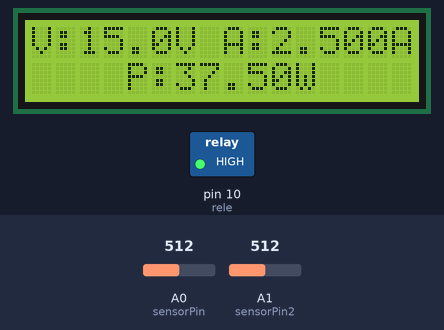
Simulated run of this sketch. Board: Arduino Uno, built with avr-gcc and run on an emulated ATmega328P. On the bench: 16×2 character LCD, switched loads named in the sketch (green lamp = pin HIGH). Inputs (shaded band) come from the test bench; at power-on: A0 (sensorPin) = 512, A1 (sensorPin2) = 512. What the sketch prints to the serial monitor is not drawn.

Above: at 2.2 s.
2.3 s: A0 (sensorPin) set to 234
At 3.8 s:
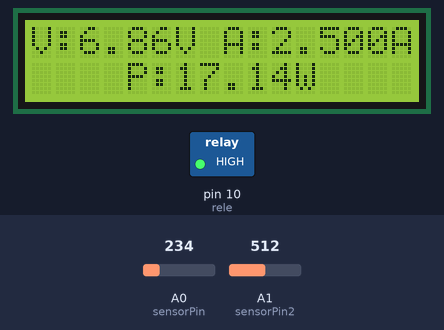
4.3 s: A0 (sensorPin) set to 203
At 5.7 s:
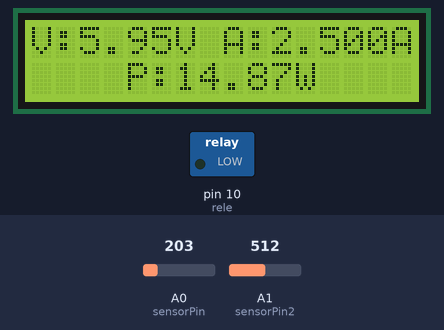
6.2 s: A1 (sensorPin2) set to 360
At 7.6 s:
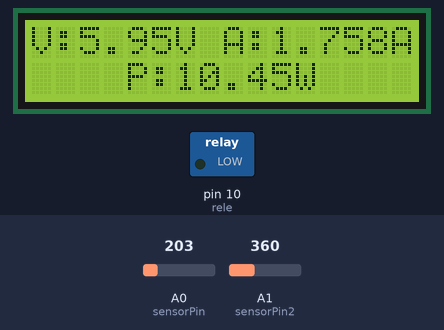
7.9 s: A1 (sensorPin2) set to 335
At 9.5 s:
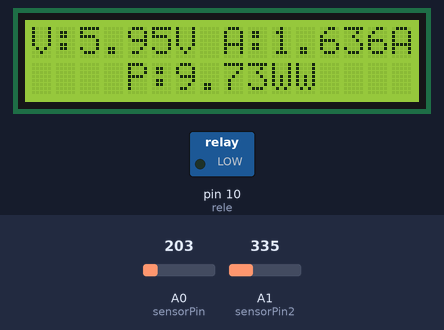
9.8 s: A0 (sensorPin) set to 280
At 11.2 s:
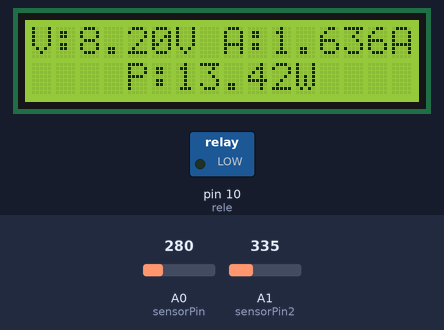
11.5 s: A0 (sensorPin) set to 299
At 12.2 s:
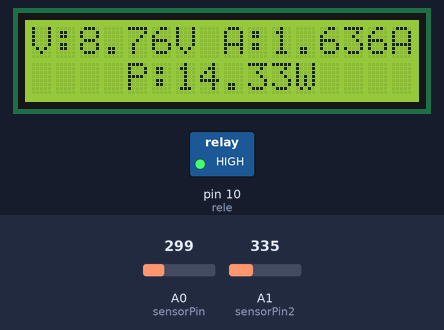
Timing chart, 0 to 14.3 s (numbered marks = the images above; inputs shaded):
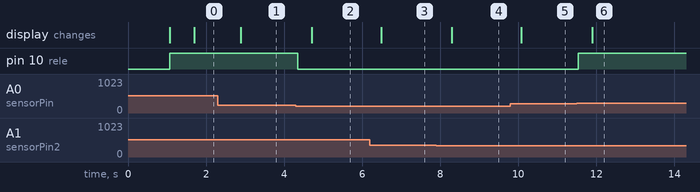

Measured:
- the behaviour switches between 222 and 221 on A0 (sensorPin) (found by bisection; images 1 and 2)
- the behaviour switches between 345 and 344 on A1 (sensorPin2) (found by bisection; images 3 and 4)
- the behaviour switches between 290 and 291 on A0 (sensorPin) (found by bisection; images 5 and 6)
- after the input at 2.3 s, the display: changes after 0.59 s (image 1)
- after the input at 4.3 s, pin 10 (rele): HIGH → LOW after 0.05 s; the display: changes after 0.40 s (image 2)
- after the input at 6.2 s, the display: changes after 0.29 s (image 3)
- after the input at 7.9 s, the display: changes after 0.40 s (image 4)
- after the input at 9.8 s, the display: changes after 0.28 s (image 5)
- after the input at 11.5 s, pin 10 (rele): LOW → HIGH at once; the display: changes after 0.40 s (image 6)

The sketch:

fonte_interrop.ino
```cpp
#include <TimerOne.h>


// include the library code:
#include <LiquidCrystal.h>

// initialize the library with the numbers of the interface pins
LiquidCrystal lcd(12, 11, 5, 4, 3, 2);
const int sensorPin = A0;// entrada voltes
const int sensorPin2 = A1;
const double const_a= 5.0;
float R1 = 5000.0; //valor de la primera resistencia
float R2 = 1000.0; // valor de la segunda resistencia
double volts=0;
double ampere=0;
double potencia=0;
boolean limparv = false;
boolean limparp = false;

String string = "Power Supply "; // mensaguem inicial no monitor na 1 linha
String string2 = "Francisco Pinto"; // mensaguem inicial no monitor na 2 linha
int rele = 10;  // porta para o rele
boolean flagRele = false;

// timer para atualizacao do lcd


void setup() {


  Serial.begin(9600);
  // set up the LCD's number of columns and rows:
  lcd.begin(16, 2);
  pinMode(rele, OUTPUT);
  inicial();

  Timer1.initialize(600000);
  Timer1.attachInterrupt(lcd_print);
}

void loop() {
  // imprecao do messagem de cima

  sensor_v();// leitura de valor e conversao para volts
  sensor_a(); //leitura do valor e convesar para ampere
  Rele(volts);
  power();
  //delay(100);
}
//#########################################################################################################
void sensor_a(){
  // read the value on AnalogIn pin 0
  // and store it in a variable
  int sensorVal2 = analogRead(sensorPin2);


  // conversao de  ADC para voltes
  // este valor nao e multiplicado pois a resisntencia e de 1 ohm logo a voltagem e igual amparagem
  ampere =  (sensorVal2 * 5) / 1024.0;//fabs(fmap(sensorVal2, 0, 1023, 0.01, 5.0)); //(sensorVal2 * 5) / 1024.0;

  ///ampere *=10;

  // valor impreso na porta Serial
  Serial.print("ampere: ");
  Serial.print(ampere);
}
//#########################################################################################################
//letura da ADC e converçao para tensão
void sensor_v(){
  // read the value on AnalogIn pin 0
  // and store it in a variable
  int sensorVal = analogRead(sensorPin);

  // convert the ADC reading to voltage
  volts = (sensorVal * 5) / 1024.0;
  //conversao
  volts= volts * 6;

  // Send the voltage level out the Serial port
  Serial.print("      Volts: ");
  Serial.println(volts);


}
//#########################################################################################################
/* esta funçao le o valor da tenção e activa o rele
 *se ele esta asima dos 8.5V
 */
void Rele(double volts){
  if(volts >=8.5){
    digitalWrite(rele, HIGH);
    flagRele = true;
  }
  else if(volts <= 6.5){
    digitalWrite(rele, LOW);

    flagRele = false;
  }
  else
  {
    if(flagRele == false)
    {
      digitalWrite(rele, LOW);
    }
    else
    {
      digitalWrite(rele, HIGH);
      flagRele = true;
    }
  }
}
//#########################################################################################################
void inicial(){
  lcd.setCursor(2, 0);
  lcd.print(string);
  lcd.setCursor(1, 1);
  lcd.print(string2);
  delay(1000);
  lcd.clear();
}
//#########################################################################################################
void power(){

  potencia = volts * ampere;

}
//#########################################################################################################
void lcd_print(){

   //valor impreso no lcd
  lcd.setCursor(8, 0);
  lcd.print("A:");
  lcd.print(ampere,3);
  lcd.print("A");


    // print voltage of circuit in LCD
  lcd.setCursor(0, 0);  // set the cursor to column 0, line 0
  lcd.print("V:");
  if(volts >= 10){
    lcd.print(volts,1);
  }else{
    lcd.print(volts,2);
  }
   lcd.print("V");

  //valores da potencia
  lcd.setCursor(4, 1);
  lcd.print("P:");
  lcd.print(potencia,2);
  lcd.print("W");

  }
```
